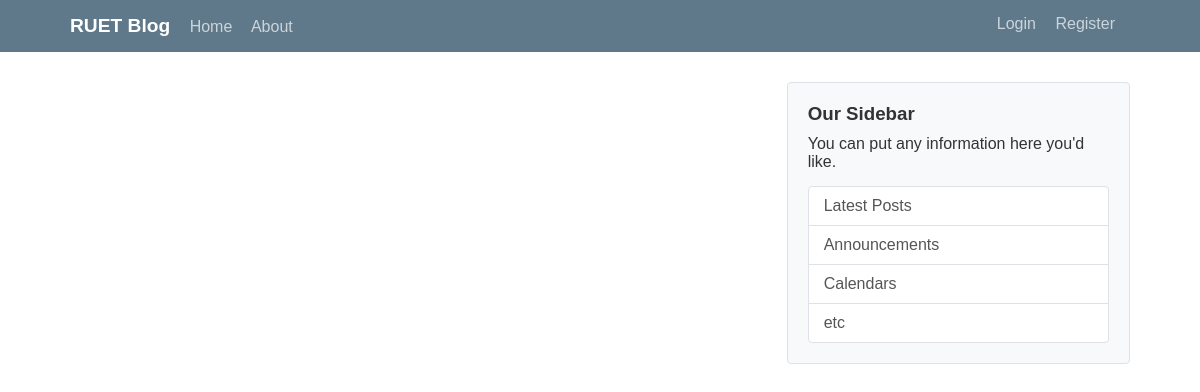
The app's page /home, older data.
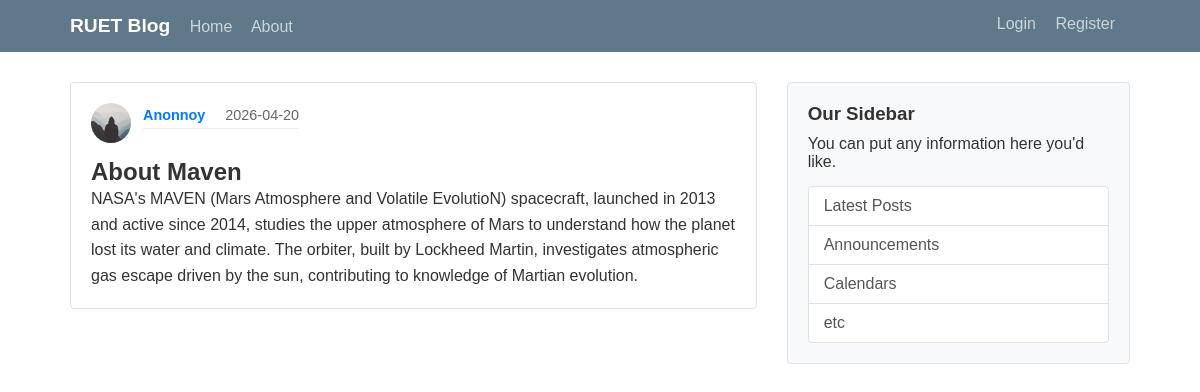
The same page, newer data.
### flaskblog/models.py (models this page shows, shortened)
class Post(db.Model):
    id = db.Column(db.Integer, primary_key = True)
    title = db.Column(db.String(100), nullable = False)
    date_posted = db.Column(db.DateTime, nullable = False, default = datetime.utcnow)
    content = db.Column(db.Text, nullable = False)
    user_id = db.Column(db.Integer, db.ForeignKey('user.id'), nullable = False)

class User(db.Model, UserMixin):
    id = db.Column(db.Integer, primary_key = True)
    username = db.Column(db.String(20), unique = True, nullable = False)
    email = db.Column(db.String(120), unique = True, nullable = False)
    image_file = db.Column(db.String(20), nullable = False, default = 'default.jpg')
    password = db.Column(db.String(60), nullable = False)
    posts = db.relationship('Post', backref = 'author', lazy = True)

### flaskblog/routes.py (the view)
@app.route('/')
@app.route('/home')
def home():
    posts = Post.query.all()
    return render_template('home.html', posts=posts)

### flaskblog/templates/home.html
{% extends "layout.html" %}
{% block content %}
    {% for post in posts %}
        <article class="post-card">
            <div class="post-header">
                <img src="{{url_for('static', filename = 'profile_pics/' + post.author.image_file)}}" class="rounded-circle article-img" alt="">
                <div class="post-metadata">
                    <span class="author">{{post.author.username}}</span>
                    <span class="date">{{post.date_posted.strftime('%Y-%m-%d')}}</span>
                </div>
            </div>
            <h2><a class="post-title no_anchor_style" href="{{url_for('post', post_id = post.id)}}">{{ post.title }}</a></h2>
            <p class="post-content">{{ post.content }}</p>
        </article>
{% endfor %}
{% endblock %}

Row changes from the older to the newer data that the page shows:
added Post: image_file (placeholder picture), author.username "Anonnoy", date_posted "2026-04-20", title "About Maven", content "NASA's MAVEN (Mars Atmosphere and Volatile EvolutioN) spacecraft, launched in 2013 and active since 2014, studies the upper atmosphere of Mars to understand how the planet lost its water and climate. The orbiter, built by Lockheed Martin, investigates atmospheric gas escape driven by the sun, contributing to knowledge of Martian evolution."
